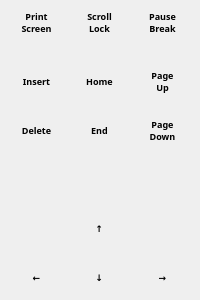
           <widget class="QWidget" name="widget_EditKeyArea" native="true">
            <property name="sizePolicy">
             <sizepolicy hsizetype="Fixed" vsizetype="Preferred">
              <horstretch>0</horstretch>
              <verstretch>0</verstretch>
             </sizepolicy>
            </property>
            <property name="styleSheet">
             <string notr="true">QWidget#widget_EditKeyArea
{
	background-color: rgba(0, 0, 0, 0);
}
</string>
            </property>
            <layout class="QGridLayout" name="gridLayout">
             <property name="leftMargin">
              <number>0</number>
             </property>
             <property name="topMargin">
              <number>0</number>
             </property>
             <property name="rightMargin">
              <number>0</number>
             </property>
             <property name="bottomMargin">
              <number>0</number>
             </property>
             <property name="spacing">
              <number>4</number>
             </property>
             <item row="2" column="1">
              <widget class="QLabel" name="label_home">
               <property name="sizePolicy">
                <sizepolicy hsizetype="Fixed" vsizetype="Fixed">
                 <horstretch>0</horstretch>
                 <verstretch>0</verstretch>
                </sizepolicy>
               </property>
               <property name="minimumSize">
                <size>
                 <width>45</width>
                 <height>45</height>
                </size>
               </property>
               <property name="maximumSize">
                <size>
                 <width>45</width>
                 <height>45</height>
                </size>
               </property>
               <property name="font">
                <font>
                 <family>微软雅黑</family>
                 <pointsize>7</pointsize>
                 <weight>75</weight>
                 <bold>true</bold>
                </font>
               </property>
               <property name="styleSheet">
                <string notr="true"/>
               </property>
               <property name="text">
                <string>Home</string>
               </property>
               <property name="alignment">
                <set>Qt::AlignCenter</set>
               </property>
               <property name="wordWrap">
                <bool>false</bool>
               </property>
              </widget>
             </item>
             <item row="3" column="0">
              <widget class="QLabel" name="label_del">
               <property name="sizePolicy">
                <sizepolicy hsizetype="Fixed" vsizetype="Fixed">
                 <horstretch>0</horstretch>
                 <verstretch>0</verstretch>
                </sizepolicy>
               </property>
               <property name="minimumSize">
                <size>
                 <width>45</width>
                 <height>45</height>
                </size>
               </property>
               <property name="maximumSize">
                <size>
                 <width>45</width>
                 <height>45</height>
                </size>
               </property>
               <property name="font">
                <font>
                 <family>微软雅黑</family>
                 <pointsize>7</pointsize>
                 <weight>75</weight>
                 <bold>true</bold>
                </font>
               </property>
               <property name="styleSheet">
                <string notr="true"/>
               </property>
               <property name="text">
                <string>Delete</string>
               </property>
               <property name="alignment">
                <set>Qt::AlignCenter</set>
               </property>
               <property name="wordWrap">
                <bool>false</bool>
               </property>
              </widget>
             </item>
             <item row="4" column="1">
              <widget class="QLabel" name="label_blank1">
               <property name="sizePolicy">
                <sizepolicy hsizetype="Fixed" vsizetype="Fixed">
                 <horstretch>0</horstretch>
                 <verstretch>0</verstretch>
                </sizepolicy>
               </property>
               <property name="minimumSize">
                <size>
                 <width>45</width>
                 <height>45</height>
                </size>
               </property>
               <property name="maximumSize">
                <size>
                 <width>45</width>
                 <height>45</height>
                </size>
               </property>
               <property name="font">
                <font>
                 <family>微软雅黑</family>
                 <pointsize>7</pointsize>
                 <weight>75</weight>
                 <bold>true</bold>
                </font>
               </property>
               <property name="styleSheet">
                <string notr="true"/>
               </property>
               <property name="text">
                <string/>
               </property>
               <property name="alignment">
                <set>Qt::AlignCenter</set>
               </property>
              </widget>
             </item>
             <item row="2" column="2">
              <widget class="QLabel" name="label_pageup">
               <property name="sizePolicy">
                <sizepolicy hsizetype="Fixed" vsizetype="Fixed">
                 <horstretch>0</horstretch>
                 <verstretch>0</verstretch>
                </sizepolicy>
               </property>
               <property name="minimumSize">
                <size>
                 <width>45</width>
                 <height>45</height>
                </size>
               </property>
               <property name="maximumSize">
                <size>
                 <width>45</width>
                 <height>45</height>
                </size>
               </property>
               <property name="font">
                <font>
                 <family>微软雅黑</family>
                 <pointsize>7</pointsize>
                 <weight>75</weight>
                 <bold>true</bold>
                 <stylestrategy>PreferAntialias</stylestrategy>
                </font>
               </property>
               <property name="styleSheet">
                <string notr="true"/>
               </property>
               <property name="text">
                <string>Page
Up</string>
               </property>
               <property name="alignment">
                <set>Qt::AlignCenter</set>
               </property>
               <property name="wordWrap">
                <bool>false</bool>
               </property>
              </widget>
             </item>
             <item row="3" column="1">
              <widget class="QLabel" name="label_end">
               <property name="sizePolicy">
                <sizepolicy hsizetype="Fixed" vsizetype="Fixed">
                 <horstretch>0</horstretch>
                 <verstretch>0</verstretch>
                </sizepolicy>
               </property>
               <property name="minimumSize">
                <size>
                 <width>45</width>
                 <height>45</height>
                </size>
               </property>
               <property name="maximumSize">
                <size>
                 <width>45</width>
                 <height>45</height>
                </size>
               </property>
               <property name="font">
                <font>
                 <family>微软雅黑</family>
                 <pointsize>7</pointsize>
                 <weight>75</weight>
                 <bold>true</bold>
                </font>
               </property>
               <property name="styleSheet">
                <string notr="true"/>
               </property>
               <property name="text">
                <string>End</string>
               </property>
               <property name="alignment">
                <set>Qt::AlignCenter</set>
               </property>
               <property name="wordWrap">
                <bool>false</bool>
               </property>
              </widget>
             </item>
             <item row="3" column="2">
              <widget class="QLabel" name="label_pagedown">
               <property name="sizePolicy">
                <sizepolicy hsizetype="Fixed" vsizetype="Fixed">
                 <horstretch>0</horstretch>
                 <verstretch>0</verstretch>
                </sizepolicy>
               </property>
               <property name="minimumSize">
                <size>
                 <width>45</width>
                 <height>45</height>
                </size>
               </property>
               <property name="maximumSize">
                <size>
                 <width>45</width>
                 <height>45</height>
                </size>
               </property>
               <property name="font">
                <font>
                 <family>微软雅黑</family>
                 <pointsize>7</pointsize>
                 <weight>75</weight>
                 <bold>true</bold>
                </font>
               </property>
               <property name="styleSheet">
                <string notr="true"/>
               </property>
               <property name="text">
                <string>Page
Down</string>
               </property>
               <property name="alignment">
                <set>Qt::AlignCenter</set>
               </property>
               <property name="wordWrap">
                <bool>false</bool>
               </property>
              </widget>
             </item>
             <item row="6" column="1">
              <widget class="QLabel" name="label_down">
               <property name="sizePolicy">
                <sizepolicy hsizetype="Fixed" vsizetype="Fixed">
                 <horstretch>0</horstretch>
                 <verstretch>0</verstretch>
                </sizepolicy>
               </property>
               <property name="minimumSize">
                <size>
                 <width>45</width>
                 <height>45</height>
                </size>
               </property>
               <property name="maximumSize">
                <size>
                 <width>45</width>
                 <height>45</height>
                </size>
               </property>
               <property name="font">
                <font>
                 <family>微软雅黑</family>
                 <pointsize>7</pointsize>
                 <weight>75</weight>
                 <bold>true</bold>
                </font>
               </property>
               <property name="styleSheet">
                <string notr="true"/>
               </property>
               <property name="text">
                <string>&lt;html&gt;&lt;head/&gt;&lt;body&gt;&lt;p align=&quot;center&quot;&gt;&lt;span style=&quot; font-weight:600;&quot;&gt;↓&lt;/span&gt;&lt;/p&gt;&lt;/body&gt;&lt;/html&gt;</string>
               </property>
               <property name="alignment">
                <set>Qt::AlignCenter</set>
               </property>
              </widget>
             </item>
             <item row="5" column="1">
              <widget class="QLabel" name="label_up">
               <property name="sizePolicy">
                <sizepolicy hsizetype="Fixed" vsizetype="Fixed">
                 <horstretch>0</horstretch>
                 <verstretch>0</verstretch>
                </sizepolicy>
               </property>
               <property name="minimumSize">
                <size>
                 <width>45</width>
                 <height>45</height>
                </size>
               </property>
               <property name="maximumSize">
                <size>
                 <width>45</width>
                 <height>45</height>
                </size>
               </property>
               <property name="font">
                <font>
                 <family>微软雅黑</family>
                 <pointsize>7</pointsize>
                 <weight>75</weight>
                 <bold>true</bold>
                </font>
               </property>
               <property name="styleSheet">
                <string notr="true"/>
               </property>
               <property name="text">
                <string>&lt;html&gt;&lt;head/&gt;&lt;body&gt;&lt;p align=&quot;center&quot;&gt;&lt;span style=&quot; font-weight:600;&quot;&gt;↑&lt;/span&gt;&lt;/p&gt;&lt;/body&gt;&lt;/html&gt;</string>
               </property>
               <property name="alignment">
                <set>Qt::AlignCenter</set>
               </property>
              </widget>
             </item>
             <item row="6" column="0">
              <widget class="QLabel" name="label_left">
               <property name="sizePolicy">
                <sizepolicy hsizetype="Fixed" vsizetype="Fixed">
                 <horstretch>0</horstretch>
                 <verstretch>0</verstretch>
                </sizepolicy>
               </property>
               <property name="minimumSize">
                <size>
                 <width>45</width>
                 <height>45</height>
                </size>
               </property>
               <property name="maximumSize">
                <size>
                 <width>45</width>
                 <height>45</height>
                </size>
               </property>
               <property name="font">
                <font>
                 <family>微软雅黑</family>
                 <pointsize>7</pointsize>
                 <weight>75</weight>
                 <bold>true</bold>
                </font>
               </property>
               <property name="styleSheet">
                <string notr="true"/>
               </property>
               <property name="text">
                <string>&lt;html&gt;&lt;head/&gt;&lt;body&gt;&lt;p align=&quot;center&quot;&gt;&lt;span style=&quot; font-weight:600;&quot;&gt;←&lt;/span&gt;&lt;/p&gt;&lt;/body&gt;&lt;/html&gt;</string>
               </property>
               <property name="alignment">
                <set>Qt::AlignCenter</set>
               </property>
              </widget>
             </item>
             <item row="6" column="2">
              <widget class="QLabel" name="label_right">
               <property name="sizePolicy">
                <sizepolicy hsizetype="Fixed" vsizetype="Fixed">
                 <horstretch>0</horstretch>
                 <verstretch>0</verstretch>
                </sizepolicy>
               </property>
               <property name="minimumSize">
                <size>
                 <width>45</width>
                 <height>45</height>
                </size>
               </property>
               <property name="maximumSize">
                <size>
                 <width>45</width>
                 <height>45</height>
                </size>
               </property>
               <property name="font">
                <font>
                 <family>微软雅黑</family>
                 <pointsize>7</pointsize>
                 <weight>75</weight>
                 <bold>true</bold>
                </font>
               </property>
               <property name="styleSheet">
                <string notr="true"/>
               </property>
               <property name="text">
                <string>&lt;html&gt;&lt;head/&gt;&lt;body&gt;&lt;p align=&quot;center&quot;&gt;&lt;span style=&quot; font-weight:600;&quot;&gt;→&lt;/span&gt;&lt;/p&gt;&lt;/body&gt;&lt;/html&gt;</string>
               </property>
               <property name="alignment">
                <set>Qt::AlignCenter</set>
               </property>
              </widget>
             </item>
             <item row="2" column="0">
              <widget class="QLabel" name="label_ins">
               <property name="sizePolicy">
                <sizepolicy hsizetype="Fixed" vsizetype="Fixed">
                 <horstretch>0</horstretch>
                 <verstretch>0</verstretch>
                </sizepolicy>
               </property>
               <property name="minimumSize">
                <size>
                 <width>45</width>
                 <height>45</height>
                </size>
               </property>
               <property name="maximumSize">
                <size>
                 <width>45</width>
                 <height>45</height>
                </size>
               </property>
               <property name="font">
                <font>
                 <family>微软雅黑</family>
                 <pointsize>7</pointsize>
                 <weight>75</weight>
                 <bold>true</bold>
                </font>
               </property>
               <property name="styleSheet">
                <string notr="true"/>
               </property>
               <property name="text">
                <string>Insert</string>
               </property>
               <property name="alignment">
                <set>Qt::AlignCenter</set>
               </property>
               <property name="wordWrap">
                <bool>false</bool>
               </property>
              </widget>
             </item>
             <item row="0" column="2">
              <widget class="QLabel" name="label_pausebreak">
               <property name="sizePolicy">
                <sizepolicy hsizetype="Fixed" vsizetype="Fixed">
                 <horstretch>0</horstretch>
                 <verstretch>0</verstretch>
                </sizepolicy>
               </property>
               <property name="minimumSize">
                <size>
                 <width>45</width>
                 <height>45</height>
                </size>
               </property>
               <property name="maximumSize">
                <size>
                 <width>45</width>
                 <height>45</height>
                </size>
               </property>
               <property name="font">
                <font>
                 <family>微软雅黑</family>
                 <pointsize>7</pointsize>
                 <weight>75</weight>
                 <bold>true</bold>
                </font>
               </property>
               <property name="styleSheet">
                <string notr="true"/>
               </property>
               <property name="text">
                <string>Pause
Break</string>
               </property>
               <property name="alignment">
                <set>Qt::AlignCenter</set>
               </property>
               <property name="wordWrap">
                <bool>false</bool>
               </property>
              </widget>
             </item>
             <item row="0" column="0">
              <widget class="QLabel" name="label_prtsc">
               <property name="sizePolicy">
                <sizepolicy hsizetype="Fixed" vsizetype="Fixed">
                 <horstretch>0</horstretch>
                 <verstretch>0</verstretch>
                </sizepolicy>
               </property>
               <property name="minimumSize">
                <size>
                 <width>45</width>
                 <height>45</height>
                </size>
               </property>
               <property name="maximumSize">
                <size>
                 <width>45</width>
                 <height>45</height>
                </size>
               </property>
               <property name="font">
                <font>
                 <family>微软雅黑</family>
                 <pointsize>7</pointsize>
                 <weight>75</weight>
                 <bold>true</bold>
                </font>
               </property>
               <property name="styleSheet">
                <string notr="true"/>
               </property>
               <property name="text">
                <string>Print
Screen</string>
               </property>
               <property name="alignment">
                <set>Qt::AlignCenter</set>
               </property>
               <property name="wordWrap">
                <bool>false</bool>
               </property>
              </widget>
             </item>
             <item row="0" column="1">
              <widget class="QLabel" name="label_scrolllock">
               <property name="sizePolicy">
                <sizepolicy hsizetype="Fixed" vsizetype="Fixed">
                 <horstretch>0</horstretch>
                 <verstretch>0</verstretch>
                </sizepolicy>
               </property>
               <property name="minimumSize">
                <size>
                 <width>45</width>
                 <height>45</height>
                </size>
               </property>
               <property name="maximumSize">
                <size>
                 <width>45</width>
                 <height>45</height>
                </size>
               </property>
               <property name="font">
                <font>
                 <family>微软雅黑</family>
                 <pointsize>7</pointsize>
                 <weight>75</weight>
                 <bold>true</bold>
                </font>
               </property>
               <property name="styleSheet">
                <string notr="true"/>
               </property>
               <property name="text">
                <string>Scroll
Lock</string>
               </property>
               <property name="alignment">
                <set>Qt::AlignCenter</set>
               </property>
               <property name="wordWrap">
                <bool>false</bool>
               </property>
              </widget>
             </item>
             <item row="1" column="1">
              <spacer name="verticalSpacer_2">
               <property name="orientation">
                <enum>Qt::Vertical</enum>
               </property>
               <property name="sizeType">
                <enum>QSizePolicy::Fixed</enum>
               </property>
               <property name="sizeHint" stdset="0">
                <size>
                 <width>20</width>
                 <height>10</height>
                </size>
               </property>
              </spacer>
             </item>
            </layout>
           </widget>
